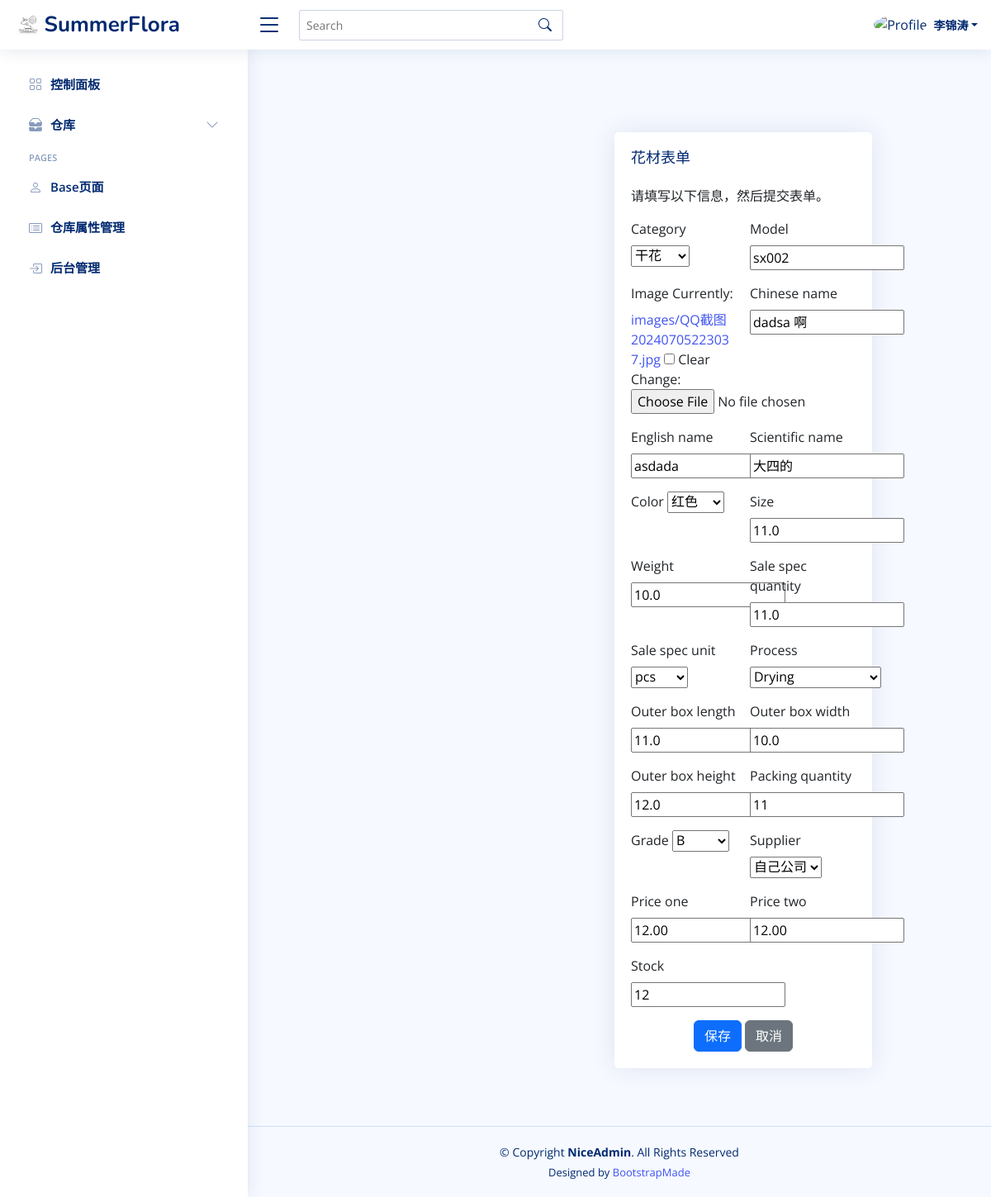
The page /flower-materials/5/update/ on the database its author committed.
### app01/models.py (models this page shows, shortened)
class FlowerMaterial(models.Model):
    category = models.ForeignKey(
        Category, on_delete=models.SET_NULL, null=True, blank=True
    )
    model = models.CharField(max_length=100, blank=False, default="")
    image = models.ImageField(upload_to="images/", blank=True, null=True)
    chinese_name = models.CharField(max_length=200, blank=True, null=True, default="")
    english_name = models.CharField(max_length=200, blank=True, null=True, default="")
    scientific_name = models.CharField(
        max_length=200, blank=True, null=True, default=""
    )
    color = models.ForeignKey(Color, on_delete=models.SET_NULL, null=True, blank=True)
    size = models.FloatField(help_text="单位：cm", blank=True, null=True, default=0.0)
    weight = models.FloatField(help_text="单位：g", blank=True, null=True, default=0.0)
    sale_spec_quantity = models.FloatField(
        help_text="数量", blank=True, null=True, default=0.0
    )
    sale_spec_unit = models.CharField(
        max_length=10,
        choices=[("pcs", "pcs"), ("g", "g"), ("box", "box"), ("kg", "kg")],
        blank=True,
        null=True,
        default="pcs",
    )
    process = models.ForeignKey(
        Process, on_delete=models.SET_NULL, null=True, blank=True
    )
    outer_box_length = models.FloatField(
        help_text="长度，单位：cm", blank=True, null=True, default=0.0
    )
    outer_box_width = models.FloatField(
        help_text="宽度，单位：cm", blank=True, null=True, default=0.0
    )
    outer_box_height = models.FloatField(
        help_text="高度，单位：cm", blank=True, null=True, default=0.0
    )
    packing_quantity = models.IntegerField(
        help_text="单位：qty", blank=True, null=True, default=0
    )
    grade = models.CharField(
        max_length=1,
        choices=[("A", "A"), ("B", "B"), ("C", "C")],
        blank=True,
        null=True,
        default="A",
    )
    supplier = models.ForeignKey(
        Supplier, on_delete=models.SET_NULL, null=True, blank=True
    )
    price_one = models.DecimalField(
        max_digits=10, decimal_places=2, blank=True, null=True, default=0.0
    )
    price_two = models.DecimalField(
        max_digits=10, decimal_places=2, blank=True, null=True, default=0.0
    )
    stock = models.IntegerField(blank=True, null=True, default=0)

### app01/views.py (the view)
def flower_material_update(request, pk):
    flower_material = get_object_or_404(FlowerMaterial, pk=pk)
    if request.method == "POST":
        form = FlowerMaterialForm(request.POST, instance=flower_material)
        if form.is_valid():
            form.save()
            return redirect("flower_material_list")
    else:
        form = FlowerMaterialForm(instance=flower_material)
    return render(request, "flower_material_form.html", {"form": form})

### app01/forms.py (shortened to what this page needs)
class FlowerMaterialForm(forms.ModelForm):
    class Meta:
        model = FlowerMaterial
        fields = "__all__"  # 或者手动列出你想要的字段
    def __init__(self, *args, **kwargs):
        super().__init__(*args, **kwargs)
        self.fields["model"].required = True  # 设置为必填字段
        self.fields["image"].required = True  # 设置为必填字段

### app01/models.py (called while the page is built)
    def __str__(self):
        return self.name

    def __str__(self):
        return self.name

    def __str__(self):
        return self.name

    def __str__(self):
        return self.name

### app01/templates/flower_material_form.html (shortened to what this page needs)
{% extends 'base.html' %}
{% block content %}
<main id="main" class="main">
  <section class="section">
    <div class="row justify-content-center">
      <div class="col-lg-8">
        <div class="card">
          <div class="card-body">
            <h5 class="card-title">花材表单</h5>
            <p>请填写以下信息，然后提交表单。</p>
            <form method="post" class="row g-3 needs-validation" novalidate>
              {% for field in form %}
                <div class="col-md-6">
                  <label for="{{ field.id_for_label }}" class="form-label">{{ field.label }}</label>
                  {{ field }}
                </div>
              {% endfor %}
              <div class="col-12 text-center">
                <button type="submit" class="btn btn-primary">保存</button>
                <a href="{% url 'flower_material_list' %}" class="btn btn-secondary">取消</a>
              </div>
            </form>
          </div>
        </div>
      </div>
    </div>
  </section>
</main>
{% endblock %}

### app01/templates/base.html (shortened to what this page needs)
<!DOCTYPE html>
<html lang="en">
<head>
    {% load static %}
  <link href="{% static 'assets/vendor/bootstrap/css/bootstrap.min.css' %}" rel="stylesheet">
  <link href="{% static 'assets/vendor/bootstrap-icons/bootstrap-icons.css' %}" rel="stylesheet">
  <link href="{% static 'assets/vendor/boxicons/css/boxicons.min.css' %}" rel="stylesheet">
  <link href="{% static 'assets/vendor/quill/quill.snow.css' %}" rel="stylesheet">
  <link href="{% static 'assets/vendor/quill/quill.bubble.css' %}" rel="stylesheet">
  <link href="{% static 'assets/vendor/remixicon/remixicon.css' %}" rel="stylesheet">
  <link href="{% static 'assets/vendor/simple-datatables/style.css' %}" rel="stylesheet">
  <link href="{% static 'assets/css/style.css' %}" rel="stylesheet">
</head>
<body>
  <header id="header" class="header fixed-top d-flex align-items-center">
   <div class="d-flex align-items-center justify-content-between">
      <a href="/home" class="logo d-flex align-items-center">
        <img src="/static/assets/web_picture/flora logo.jpg" alt="logo">
        <span class="d-none d-lg-block">SummerFlora</span>
      </a>
    <i class="bi bi-list toggle-sidebar-btn"></i>
    </div>
    <div class="search-bar">
      <form class="search-form d-flex align-items-center" method="POST" action="#">
        <input type="text" name="query" placeholder="Search" title="Enter search keyword">
        <button type="submit" title="Search"><i class="bi bi-search"></i></button>
      </form>
    </div>
    <nav class="header-nav ms-auto">
      <ul class="d-flex align-items-center">
        <li class="nav-item dropdown pe-3">
          <a class="nav-link nav-profile d-flex align-items-center pe-0" href="#" data-bs-toggle="dropdown">
            <img src="{% static 'assets/web_picture/profile.jpg' %}" alt="Profile" class="rounded-circle">
            <span class="d-none d-md-block dropdown-toggle ps-2">李锦涛</span>
          </a>
        </li>
      </ul>
    </nav>
  </header>
  <aside id="sidebar" class="sidebar">
    <ul class="sidebar-nav" id="sidebar-nav">
      <li class="nav-item">
        <a class="nav-link collapsed" href="/control-panel">
          <i class="bi bi-grid"></i>
          <span>控制面板</span>
        </a>
      </li>
      <li class="nav-item">
        <a class="nav-link collapsed" data-bs-target="#warehouse-nav" data-bs-toggle="collapse" href="#">
          <i class="bi bi-inboxes-fill"></i><span>仓库</span><i class="bi bi-chevron-down ms-auto"></i>
        </a>
      </li>
      <li class="nav-heading">Pages</li>
      <li class="nav-item">
        <a class="nav-link collapsed" href="/base">
          <i class="bi bi-person"></i>
          <span>Base页面</span>
        </a>
      </li>
      <li class="nav-item">
        <a class="nav-link collapsed" href="">
          <i class="bi bi-card-list"></i>
          <span>仓库属性管理</span>
        </a>
      </li>
      <li class="nav-item">
        <a class="nav-link collapsed" href="/admin">
          <i class="bi bi-box-arrow-in-right"></i>
          <span>后台管理</span>
        </a>
      </li>
    </ul>
  </aside>
  <main id="main" class="main">
    {% block content %}{% endblock content %}
  </main>
  <footer id="footer" class="footer">
    <div class="copyright">
      &copy; Copyright <strong><span>NiceAdmin</span></strong>. All Rights Reserved
    </div>
    <div class="credits">
      Designed by <a href="https://bootstrapmade.com/">BootstrapMade</a>
    </div>
  </footer>
</body>
</html>

### app01/static/assets/css/style.css (style rules this page uses)
:root { scroll-behavior: smooth; }
body { font-family: "Open Sans", sans-serif; background: #f6f9ff; color: #444444; }
a { color: #4154f1; text-decoration: none; }
h1, h2, h3, h4, h5, h6 { font-family: "Nunito", sans-serif; }
#main { margin-top: 60px; padding: 20px 30px; transition: all 0.3s; }
.card { margin-bottom: 30px; border: none; border-radius: 5px; box-shadow: 0px 0 30px rgba(1, 41, 112, 0.1); }
.card-title { padding: 20px 0 15px 0; font-size: 18px; font-weight: 500; color: #012970; font-family: "Poppins", sans-serif; }
.card-body { padding: 0 20px 20px 20px; }
.logo { line-height: 1; }
@media (min-width: 1200px) { .logo { width: 280px; } }
.logo img { max-height: 26px; margin-right: 6px; }
.logo span { font-size: 26px; font-weight: 700; color: #012970; font-family: "Nunito", sans-serif; }
.header { transition: all 0.5s; z-index: 997; height: 60px; box-shadow: 0px 2px 20px rgba(1, 41, 112, 0.1); background-color: #fff; padding-left: 20px; }
.header .toggle-sidebar-btn { font-size: 32px; padding-left: 10px; cursor: pointer; color: #012970; }
.header .search-bar { min-width: 360px; padding: 0 20px; }
.header .search-form { width: 100%; }
.header .search-form input { border: 0; font-size: 14px; color: #012970; border: 1px solid rgba(1, 41, 112, 0.2); padding: 7px 38px 7px 8px; border-radius: 3px; transition: 0.3s; width: 100%; }
.header .search-form button { border: 0; padding: 0; margin-left: -30px; background: none; }
.header .search-form button i { color: #012970; }
.header-nav ul { list-style: none; }
.header-nav>ul { margin: 0; padding: 0; }
.header-nav .nav-profile { color: #012970; }
.header-nav .nav-profile img { max-height: 36px; }
.header-nav .nav-profile span { font-size: 14px; font-weight: 600; }
.sidebar { position: fixed; top: 60px; left: 0; bottom: 0; width: 300px; z-index: 996; transition: all 0.3s; padding: 20px; overflow-y: auto; scrollbar-width: thin; scrollbar-color: #aab7cf transparent; box-shadow: 0px 0px 20px rgba(1, 41, 112, 0.1); background-color: #fff; }
@media (min-width: 1200px) { #main, #footer { margin-left: 300px; } }
.sidebar-nav { padding: 0; margin: 0; list-style: none; }
.sidebar-nav li { padding: 0; margin: 0; list-style: none; }
.sidebar-nav .nav-item { margin-bottom: 5px; }
.sidebar-nav .nav-heading { font-size: 11px; text-transform: uppercase; color: #899bbd; font-weight: 600; margin: 10px 0 5px 15px; }
.sidebar-nav .nav-link { display: flex; align-items: center; font-size: 15px; font-weight: 600; color: #4154f1; transition: 0.3; background: #f6f9ff; padding: 10px 15px; border-radius: 4px; }
.sidebar-nav .nav-link i { font-size: 16px; margin-right: 10px; color: #4154f1; }
.sidebar-nav .nav-link.collapsed { color: #012970; background: #fff; }
.sidebar-nav .nav-link.collapsed i { color: #899bbd; }
.sidebar-nav .nav-link .bi-chevron-down { margin-right: 0; transition: transform 0.2s ease-in-out; }
.footer { padding: 20px 0; font-size: 14px; transition: all 0.3s; border-top: 1px solid #cddfff; }
.footer .copyright { text-align: center; color: #012970; }
.footer .credits { padding-top: 5px; text-align: center; font-size: 13px; color: #012970; }

### rows shown on the page
FlowerMaterial: form "干花" "sx002" "dadsa 啊" "asdada" "大四的" "红色" "11.0" "10.0" "11.0" "pcs" "Drying" "11.0" "10.0" "12.0" "11" "B" "自己公司" "12.00" "12.00" "12"

### other values the page prints
{{ field.label }} "Category" "Model" "Image" "Chinese name" "English name" "Scientific name" "Color" "Size" "Weight" "Sale spec quantity" "Sale spec unit" "Process" "Outer box length" "Outer box width" "Outer box height" "Packing quantity" "Grade" "Supplier" "Price one" "Price two" "Stock"
